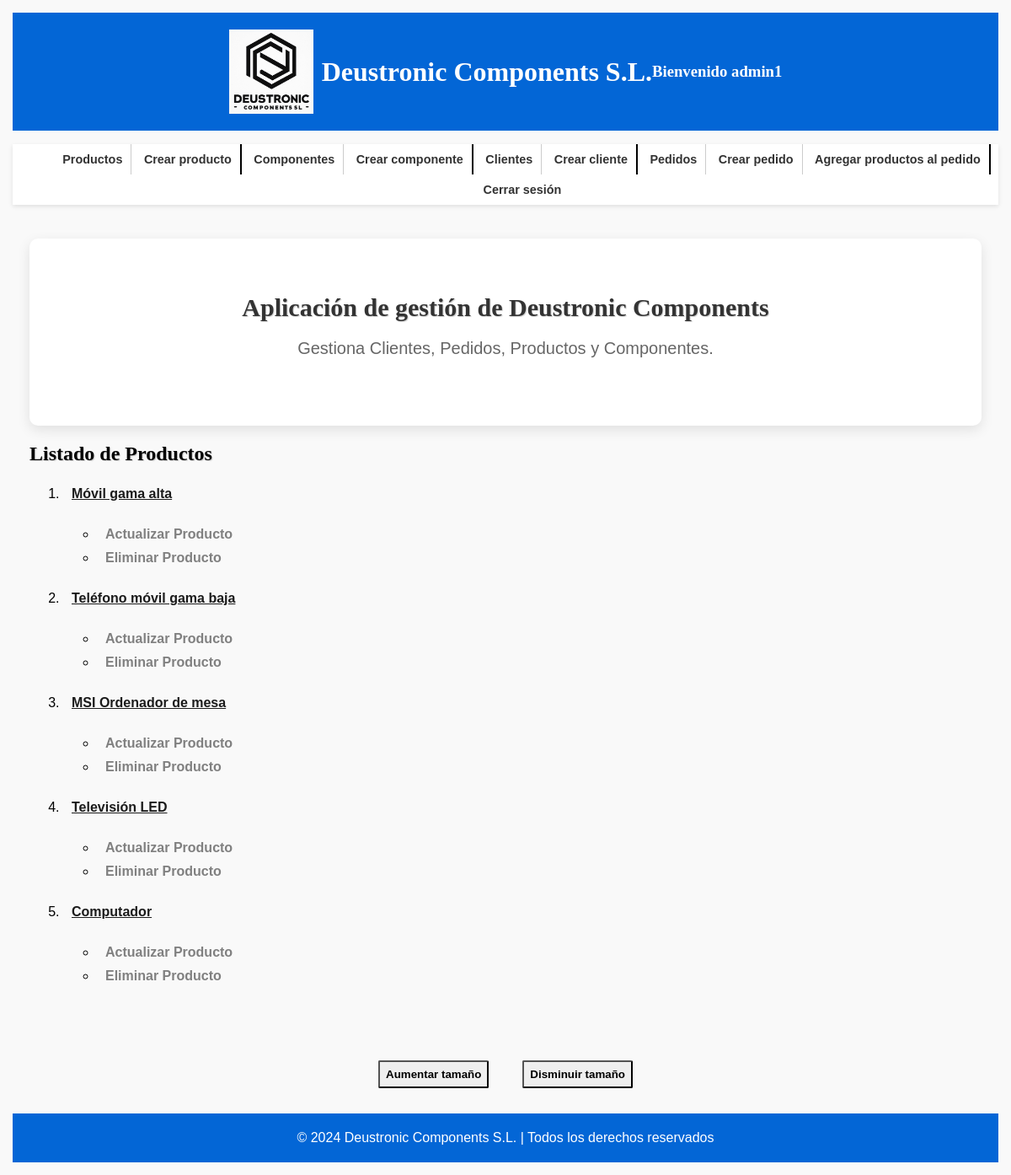
The page /appDeustronicComponents/productos/ (signed in) on the database its author committed.
### appDeustronicComponents/models.py (models this page shows, shortened)
class Producto(models.Model):
    cod_ref_prod = models.CharField(max_length=100, primary_key=True)
    precio = models.DecimalField(max_digits=10, decimal_places=2)
    nombre = models.CharField(max_length=100)
    descripcion = models.TextField()
    categoria = models.CharField(max_length=100)
    componente = models.ManyToManyField(Componente)
    created = models.DateTimeField(auto_now_add=True)
    updated = models.DateTimeField(auto_now=True)
    class Meta:
        verbose_name_plural = "productos"
        verbose_name = "producto"
        ordering = ["-created"]

### appDeustronicComponents/views.py (the view)
# urls.py: path('productos/', ProductoListView.as_view(), name='lista_productos'),
class ProductoListView(ListView):
    model = Producto
    template_name = 'appDeustronicComponents/productos_list.html'
    context_object_name = 'productos'
    @method_decorator(login_required)
    def dispatch(self, request, *args, **kwargs):
        return super().dispatch(request, *args, **kwargs)

### templates/appDeustronicComponents/productos_list.html (shortened to what this page needs)
{% extends 'base.html' %}
{% block contenido %}
<h2 class="izq">Listado de Productos</h2>
<ul class="lista">
    {% for producto in productos %}
    <li><a href="{% url 'detalle_producto' producto.pk %}">{{ producto.nombre }}</a></li>
    <ul>
        <li><a href="{% url 'producto_update' pk=producto.pk %}">Actualizar Producto</a></li>
        <li><a href="{% url 'eliminar_producto' pk=producto.pk %}">Eliminar Producto</a></li>
    </ul>
    {% empty %}
    <li>No hay productos disponibles.</li>
    {% endfor %}
</ul>
{% endblock %}

### templates/base.html (shortened to what this page needs)
<!DOCTYPE html>
<html lang="es">
<head>
    {% load static %}
    <link rel="stylesheet" href="{% static 'css/style.css' %}">
</head>
<body>
<header>
    <div class="logo-container">
        <a href="/appDeustronicComponents/">
            <img src="{% static 'images/logo.jpg' %}" alt="Deustronic Components Logo">
        </a>
        <h1>Deustronic Components S.L.</h1>
        <h3>
            Bienvenido {{ request.user.username }}
        </h3>
    </div>
</header>
<nav>
    <ul id="listaNav">
        <li><a href="{% url 'lista_productos' %}">Productos</a></li>
        <li class="separador"><a href="{% url 'crear_producto' %}">Crear producto</a></li>
        <li><a href="{% url 'lista_componentes' %}">Componentes</a></li>
        <li class="separador"><a href="{% url 'crear_componente' %}">Crear componente</a></li>
        <li><a href="{% url 'lista_clientes' %}">Clientes</a></li>
        <li class="separador"><a href="{% url 'crear_cliente' %}">Crear cliente</a></li>
        <li><a href="{% url 'lista_pedido_productos' %}">Pedidos</a></li>
        <li><a href="{% url 'crear_pedido' %}">Crear pedido</a></li>
        <li class="separador"><a href="{% url 'crear_pedido_producto' %}">Agregar productos al pedido</a></li>
        <li><a href="{% url 'logout' %}">Cerrar sesión</a></li>
    </ul>
</nav>
<div id="content">
    <section class="main-section">
        <h2>Aplicación de gestión de Deustronic Components</h2>
        <p>Gestiona Clientes, Pedidos, Productos y Componentes.</p>
    </section>
    {% block contenido %}{% endblock %}
</div>
<div id="tamaño_texto">
    <button id="aumentar">Aumentar tamaño</button>
    <button id="disminuir">Disminuir tamaño</button>
</div>
<footer>
    &copy; 2024 Deustronic Components S.L. | Todos los derechos reservados
</footer>
</body>
</html>

### static/css/style.css (style rules this page uses)
html { box-sizing: border-box; font-size: 62.5%; }
*, *:before, *:after { box-sizing: inherit; }
img { max-width: 100%; display: flex; }
h1, h2, h3 { font-family: "Playfair Display", serif; }
h2 { text-align: center; text-shadow: 1px 1px 1px rgba(0, 0, 0, 0.2); }
.izq { text-align: left; }
body { font-family: Arial, sans-serif; margin: 1rem; padding: 0.5rem; background-color: #f9f9f9; font-size: 1.6rem; }
header { background-color: #0366d6; padding: 20px; color: #fff; display: flex; text-align: center; justify-content: center; }
.logo-container { display: flex; justify-content: left; align-items: center; }
nav { background-color: #fff; box-shadow: 0 2px 5px rgba(0, 0, 0, 0.1); text-align: center; }
nav ul li:last-child { border-right: 0; }
a { color: #333; font-weight: bold; transition: color 0.3s ease; text-decoration: underline; }
#content { margin: 20px auto; padding: 20px; min-width: 100%; max-width: 100%; display: block; }
.main-section { background-color: #fff; border-radius: 10px; box-shadow: 0 5px 15px rgba(0, 0, 0, 0.1); padding: 40px; text-align: center; }
.main-section h2 { color: #333; font-size: 3rem; margin-bottom: 20px; }
.main-section p { color: #666; font-size: 2rem; margin-bottom: 40px; text-align: center; }
footer { background-color: #0366d6; color: #fff; text-align: center; padding: 20px 0; }

### rows shown on the page
Producto: nombre "Móvil gama alta"
Producto: nombre "Teléfono móvil gama baja"
Producto: nombre "MSI Ordenador de mesa"
Producto: nombre "Televisión LED"
Producto: nombre "Computador"

### other values the page prints
{{ request.user.username }} "admin1"
